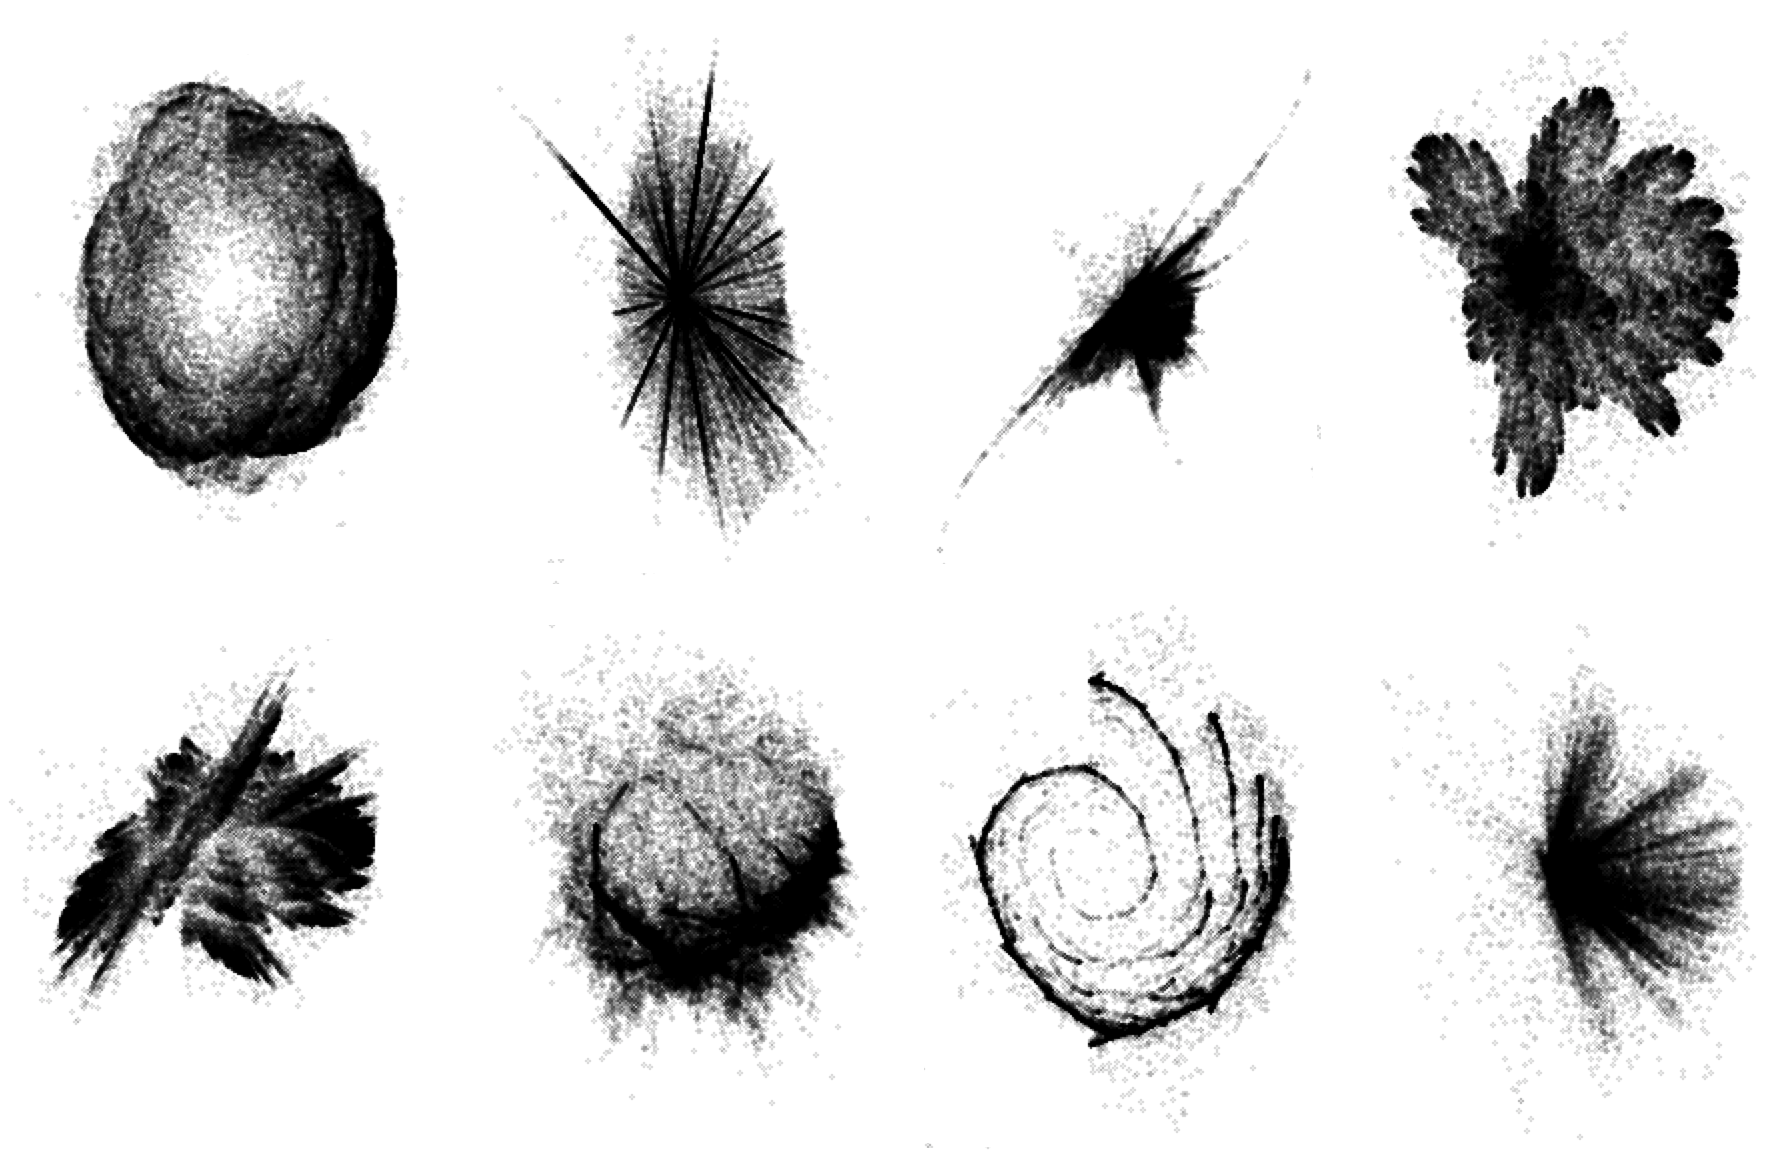

Recreate this plot in Python.
import numpy as np
import matplotlib.pyplot as plt

# Parameters
n_Points = 100
n_PointsInSpace = 500
numberOfTransforms = 4
numberOfImages = 8

# ----------------------------------------------
# Define transformation function types
# ----------------------------------------------
rand = lambda : (np.random.rand()*2)-1
class Linear():
    def __init__(self):
        self.a, self.b, self.c, self.d = rand(), rand(), rand(), rand()
    def transform(self, px, py):
        return (self.a * px + np.sin(self.b * py), self.c * px + self.d * py)

class ComplexSquare():
    def transform(self, px, py):
        z = complex(px, py)
        z2 = np.sqrt(z)
        return z2.real, z2.imag
'''see Modeling and Rendering of Nonlinear Iterated Function Systems'''

class Mobius():
    def __init__(self):
        self.a, self.b, self.c, self.d = rand(), rand(), rand(), rand()
    def transform(self, px, py):
        z = complex(px, py)
        z2 = (self.a*z + self.b) / (self.c*z + self.d) 
        return z2.real, z2.imag


# ----------------------------------------------
# Use Iterated Function System to iteratively produce images
# ----------------------------------------------
plt.figure(figsize=(12,12)) # Initialise figure

# Iterate over number of images wanted
for image in range(numberOfImages):
    print('Generating image %s...' % (image+1))

    # Get transforms
    transforms = [np.random.choice([ComplexSquare(), Linear()]) for i in range(numberOfTransforms)]

    # Iterate through points in space
    points = []
    for i in range(n_PointsInSpace):
        # Select input coordinates
        px = rand()
        py = rand()

        # Iteratively apply transformation functions
        for j in range(n_Points):

            # Choose transform
            t = np.random.choice(transforms)

            # Apply transform (and save result)
            px,py = t.transform(px,py)
            points.append([px,py])

    # Plot collect of all transformed points
    pointsArray = np.array(points)
    plt.subplot(2,4,image+1)
    plt.scatter(pointsArray[:,0], pointsArray[:,1], c='black', s=.01)
    plt.axis('off')

plt.show()
